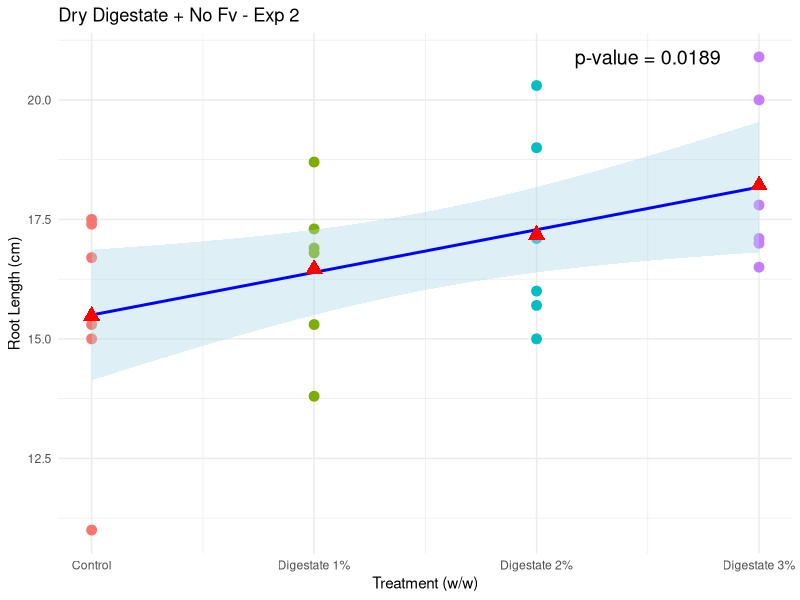

Here is the R script that generated this plot:
library(readxl)
library(ggplot2)
library(dplyr)

data <- read_excel("Digestate_Exp2_NoFv_RootLength_Regression.xlsx")

# Convert treatment to factor, so it is categorical 
data$Treatment <- as.factor(data$Treatment)

#mean,sd,se
treatment_means <- data %>%
  group_by(Treatment) %>%
  summarize(Mean_Root_Length = mean(`Root Length`, na.rm = TRUE))

regression_model <- lm(`Root Length` ~ as.numeric(Treatment), data = data)

separate_means_model <- lm(`Root Length` ~ Treatment, data = data)

#ANOVA lack of fit
lack_of_fit_table <- anova(regression_model, separate_means_model)
print("ANOVA Lack-of-Fit Table:")
print(lack_of_fit_table)

#P-value for graph
p_value <- summary(regression_model)$coefficients[2, 4]


#Plot
ggplot(data, aes(x = as.numeric(Treatment), y = `Root Length`)) +
  geom_point(aes(color = Treatment), size = 3) + 
  geom_smooth(method = "lm", se = TRUE, color = "blue", fill = "lightblue") + 
  geom_point(data = treatment_means, aes(x = as.numeric(Treatment), y = Mean_Root_Length), 
             color = "red", size = 4, shape = 17) + 
  labs(
    title = "Dry Digestate + No Fv - Exp 2", 
    x = "Treatment (w/w)",                   
    y = "Root Length (cm)"                   
  ) +
  theme_minimal() +
  scale_x_continuous(
    breaks = 1:length(levels(data$Treatment)), 
    labels = levels(data$Treatment)
  ) +
  theme(legend.position = "none") + 
  annotate("text", x = max(as.numeric(data$Treatment)) - 0.5, y = max(data$`Root Length`), 
           label = paste("p-value =", round(p_value, 4)), size = 5, color = "black")
